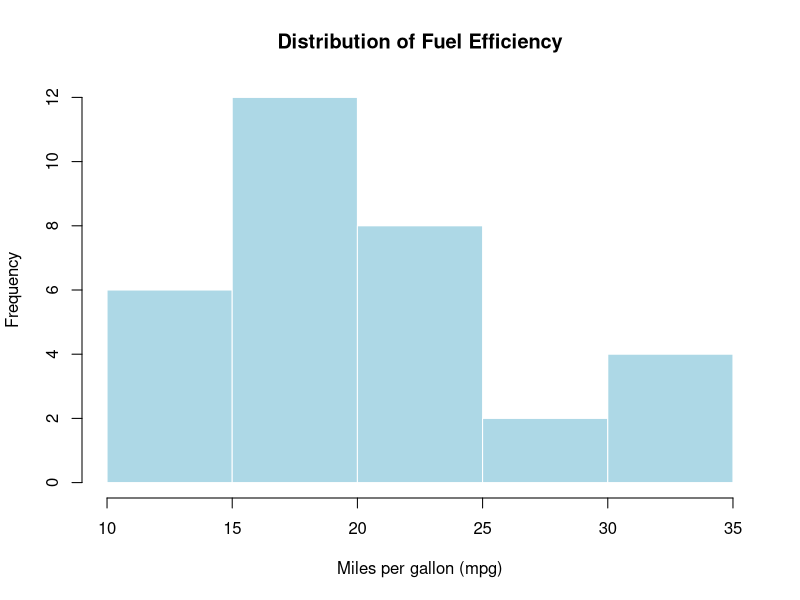
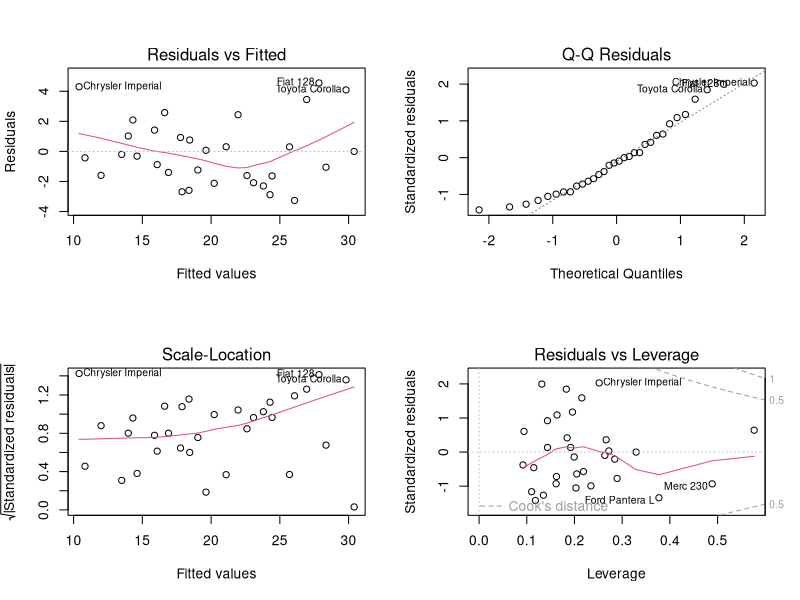
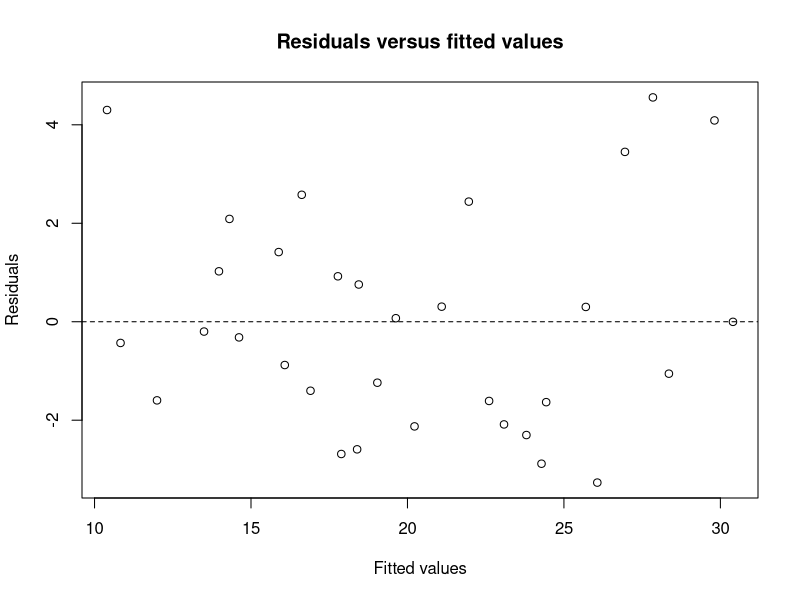

The R script that drew these images, in order:
## ---- chunk 1
knitr::opts_chunk$set(
  echo = TRUE,
  message = FALSE,
  warning = FALSE,
  fig.width = 7,
  fig.height = 5
)
## ---- chunk 2
data(mtcars)
cars <- mtcars

# Convert transmission to a factor so R treats it as categorical
cars$am <- factor(cars$am,
                  levels = c(0, 1),
                  labels = c("Automatic", "Manual"))

head(cars)
## ---- chunk 3
str(cars)
dim(cars)
summary(cars)
## ---- chunk 4
colSums(is.na(cars))
## ---- chunk 5
hist(cars$mpg,
     main = "Distribution of Fuel Efficiency",
     xlab = "Miles per gallon (mpg)",
     col = "lightblue",
     border = "white")
## ---- chunk 6
# Correlations among the numeric variables
numeric_cars <- cars[sapply(cars, is.numeric)]
round(cor(numeric_cars), 2)
## ---- chunk 7
full_model <- lm(
  mpg ~ wt + hp + qsec + am + disp + drat,
  data = cars
)

summary(full_model)
## ---- chunk 8
model_summary <- summary(full_model)

cat("R-squared:", round(model_summary$r.squared, 3), "\n")
cat("Adjusted R-squared:", round(model_summary$adj.r.squared, 3), "\n")
cat("Residual standard error:", round(model_summary$sigma, 3), "\n")
cat("Overall F-test p-value:",
    signif(pf(model_summary$fstatistic[1],
              model_summary$fstatistic[2],
              model_summary$fstatistic[3],
              lower.tail = FALSE), 4),
    "\n")
## ---- chunk 9
new_car <- data.frame(
  wt = 3.0,
  hp = 120,
  qsec = 17.5,
  am = factor("Manual", levels = levels(cars$am)),
  disp = 200,
  drat = 3.5
)

predict(full_model, newdata = new_car, interval = "confidence")
## ---- chunk 10
par(mfrow = c(2, 2))
plot(full_model)
par(mfrow = c(1, 1))
## ---- chunk 11
shapiro.test(residuals(full_model))
## ---- chunk 12
plot(fitted(full_model), residuals(full_model),
     xlab = "Fitted values",
     ylab = "Residuals",
     main = "Residuals versus fitted values")
abline(h = 0, lty = 2)
## ---- chunk 13
predictor_names <- c("wt", "hp", "qsec", "am", "disp", "drat")

vif_values <- sapply(predictor_names, function(variable) {
  other_predictors <- setdiff(predictor_names, variable)
  auxiliary_formula <- reformulate(other_predictors, response = variable)
  auxiliary_model <- lm(auxiliary_formula, data = cars)
  1 / (1 - summary(auxiliary_model)$r.squared)
})

round(vif_values, 2)
## ---- chunk 14
null_model <- lm(mpg ~ 1, data = cars)

full_candidate_model <- lm(
  mpg ~ wt + hp + qsec + am + disp + drat,
  data = cars
)

# Define the range of models that the search may consider
selection_scope <- list(
  lower = formula(null_model),
  upper = formula(full_candidate_model)
)
## ---- chunk 15
forward_model <- step(
  null_model,
  scope = selection_scope,
  direction = "forward",
  trace = 0
)

summary(forward_model)
formula(forward_model)
AIC(forward_model)
## ---- chunk 16
backward_model <- step(
  full_candidate_model,
  direction = "backward",
  trace = 0
)

summary(backward_model)
formula(backward_model)
AIC(backward_model)
## ---- chunk 17
both_model <- step(
  null_model,
  scope = selection_scope,
  direction = "both",
  trace = 0
)

summary(both_model)
formula(both_model)
AIC(both_model)
## ---- chunk 18
model_comparison <- data.frame(
  Method = c("Initial full model",
             "Forward selection",
             "Backward elimination",
             "Bidirectional stepwise"),
  Number_of_predictors = c(
    length(attr(terms(full_candidate_model), "term.labels")),
    length(attr(terms(forward_model), "term.labels")),
    length(attr(terms(backward_model), "term.labels")),
    length(attr(terms(both_model), "term.labels"))
  ),
  AIC = c(
    AIC(full_candidate_model),
    AIC(forward_model),
    AIC(backward_model),
    AIC(both_model)
  ),
  Adjusted_R_squared = c(
    summary(full_candidate_model)$adj.r.squared,
    summary(forward_model)$adj.r.squared,
    summary(backward_model)$adj.r.squared,
    summary(both_model)$adj.r.squared
  )
)

model_comparison[order(model_comparison$AIC), ]
## ---- chunk 19
bic_model <- step(
  full_candidate_model,
  direction = "backward",
  k = log(nrow(cars)),
  trace = 0
)

summary(bic_model)
formula(bic_model)
BIC(bic_model)
## ---- chunk 20
cat("Selected model formula:\n")
print(formula(both_model))

cat("\nSelected model summary:\n")
summary(both_model)

cat("\nSelected model adjusted R-squared:\n")
round(summary(both_model)$adj.r.squared, 3)
